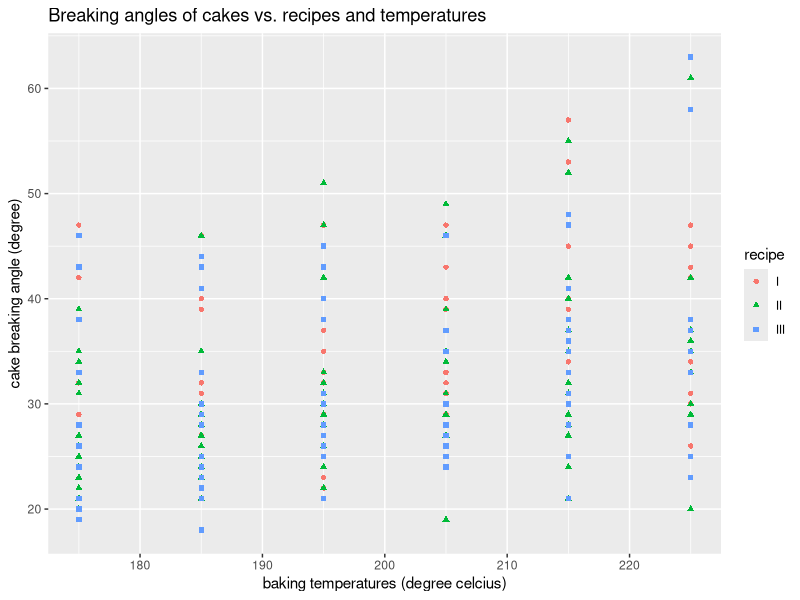

Reproduce this figure in R. (Note: this script raises an error after producing the figure.)
dexpgamma <- function(x, shape, rate, log = FALSE) {
  log_dens <- log(rate) + log(shape) + (shape - 1) * log(x) - (shape + 1) * log(rate + x)
  if (is.na(log_dens)) {
    stop("invalid shape or rate value")
  } else {
    ifelse(log, log_dens, exp(log_dens))
  }
}
dmultiexpgamma <- function(x, shape, rate, log = FALSE) {
  n <- length(y)
  log_dens <- log(rate) + lgamma(n * shape + 1) + (shape - 1) * sum(log(y)) - (n * lgamma(shape) + (n * shape + 1) * log(rate + sum(y)))
  if (is.na(log_dens)) {
    stop("invalid shape or rate value")
  } else {
    ifelse(log, log_dens, exp(log_dens))
  }
}

############
# example 1: y=3.4, shape=1, rate=1
###########
# model structure: hyperparameter lambda -> parameter Beta -> observation 3.4
# "observed" data from gamma likelihood
y = 3.4

# hyperparameters
alpha = 1
lambda = 1

# moment generating function for exponential prior
mgf <- function(t, lambda) {
  lambda / (lambda - t)
}
mgf_first_derivative <- function(t, lambda) {
  mgf(t, lambda) / (lambda - t)
}

# mgf marginalisation
marginal_likelihood <- function(y, t, alpha, lambda) {
  mgf_first_derivative(t, lambda) *
    exp(sum((alpha - 1) * log(y) - lgamma(alpha)))
}
(m <- marginal_likelihood(y, t = -y, alpha = alpha, lambda = lambda))

# verification using exponential-gamma distribution
dexpgamma(3.4, 1, 1) == m

#########################
############
# example 2: y=(0.4, 2.2), shape=(1.5, 2), rate=0.9
###########
# model structure: hyperparameter lambda -> parameter Beta[1] -> observation 0.4
#                                                     Beta[2] -> observation 2.2
# "observed" data from gamma likelihood
y = c(0.4, 2.2)

# hyperparameters
alpha = c(1.5, 2)
lambda = 0.9

# moment generating function for exponential prior
mgf <- function(t, lambda) {
  lambda / (lambda - t)
}
mgf_first_derivative <- function(t, lambda) {
  mgf(t, lambda) / (lambda - t)
}
mgf_second_derivative <- function(t, lambda) {
  mgf_first_derivative(t, lambda) * (2 / (lambda - t))
}

# using Riemann-Liouville fractional derivative with lower limit of -Inf
mgf_1.5_derivative <- function(t, lambda) {
  0.5 * 1.5 * lambda * pi * (lambda - t)^-2.5 / gamma(0.5)
}

# mgf marginalisation
marginal_likelihood <- function(y, t, alpha, lambda) {
  mgf_1.5_derivative(t[1], lambda) *
    mgf_second_derivative(t[2], lambda) *
    exp(sum((alpha - 1) * log(y) - lgamma(alpha)))
}
(m <- marginal_likelihood(y, t = -y, alpha = alpha, lambda = lambda))

# verification using exponential-gamma distribution
round(dexpgamma(y[1], alpha[1], lambda) * dexpgamma(y[2], alpha[2], lambda), 15) == round(m, 15)

#########################
############
# example 3: y=(0.7, 2.3, 3.6), shape=2.5, rate=0.9
###########
# model structure: hyperparameter lambda -> parameter Beta -> observation 2.7
#                                                                         3.3
#                                                                         3.6
# "observed" data from gamma likelihood
y = c(2.7, 3.3, 3.6)

# hyperparameters
alpha = 0.5
lambda = 1.1

# moment generating function for exponential prior
mgf_0.5_derivative <- function(t, lambda) {
  0.5 * lambda * pi * (lambda - t)^-1.5 / gamma(0.5)
}
mgf_1.5_derivative <- function(t, lambda) {
  1.5 * 0.5 * lambda * pi * (lambda - t)^-2.5 / gamma(0.5)
}

# mgf marginalisation
marginal_likelihood <- function(y, t, alpha, lambda) {
  n <- length(y)
  mgf_1.5_derivative(t, lambda) *
    exp(sum((alpha - 1) * log(y)) - n * lgamma(alpha))
}
(m <- marginal_likelihood(y, t = -sum(y), alpha = alpha, lambda = lambda))

# verification using compound gamma
round(dmultiexpgamma(y, alpha, lambda), 18) == round(m, 18)

#############################
##############
# example 4: cake baking
##############
# design matrices
Xbold_mat <- cbind(matrix(rep(175 + 10*(0:5), each = 45), ncol = 6))
Xbold <- c(Xbold_mat)
rbold <- cbind(c(rep(1, 15), rep(0, 30)),
               c(rep(0, 15), rep(1, 15), rep(0, 15)),
               c(rep(0, 30), rep(1, 15)))
# responses
ybold_mat <- 
  rbind(c(42, 46, 47, 39, 53, 42), # recipe 1
        c(47, 29, 35, 47, 57, 45),
        c(32, 32, 37, 43, 45, 45),
        c(26, 32, 35, 24, 39, 26),
        c(28, 30, 31, 37, 41, 47),
        c(24, 22, 22, 29, 35, 26),
        c(26, 23, 25, 27, 33, 35),
        c(24, 33, 23, 32, 31, 34),
        c(24, 27, 28, 33, 34, 23),
        c(24, 33, 27, 31, 30, 33),
        c(33, 39, 33, 28, 33, 30),
        c(28, 31, 27, 39, 35, 43),
        c(29, 28, 31, 29, 37, 33),
        c(24, 40, 29, 40, 40, 31),
        c(26, 28, 32, 25, 37, 33),
        c(39, 46, 51, 49, 55, 42), # recipe 2
        c(35, 46, 47, 39, 52, 61),
        c(34, 30, 42, 35, 42, 35),
        c(25, 26, 28, 46, 37, 37),
        c(31, 30, 29, 35, 40, 36),
        c(24, 29, 29, 29, 24, 35),
        c(22, 25, 26, 26, 29, 36),
        c(26, 23, 24, 31, 27, 37),
        c(27, 26, 32, 28, 32, 33),
        c(21, 24, 24, 27, 37, 30),
        c(20, 27, 33, 31, 28, 33),
        c(23, 28, 31, 34, 31, 29),
        c(32, 35, 30, 27, 35, 30),
        c(23, 25, 22, 19, 21, 35),
        c(21, 21, 28, 26, 27, 20),
        c(46, 44, 45, 46, 48, 63), # recipe 3
        c(43, 43, 43, 46, 47, 58),
        c(33, 24, 40, 37, 41, 38),
        c(38, 41, 38, 30, 36, 35),
        c(21, 25, 31, 35, 33, 23),
        c(24, 33, 30, 30, 37, 35),
        c(20, 21, 31, 24, 30, 33),
        c(24, 23, 21, 24, 21, 35),
        c(24, 18, 21, 26, 28, 28),
        c(26, 28, 27, 27, 35, 35),
        c(28, 25, 26, 25, 38, 28), 
        c(24, 30, 28, 35, 33, 28),
        c(28, 29, 43, 28, 33, 37),
        c(19, 22, 27, 25, 25, 35),
        c(21, 28, 25, 25, 31, 25))
ybold <- c(ybold_mat)
df <- data.frame(cbind(ybold, Xbold, rep(1:3, each = 15)))
df[, 4] <- (df[, 3] == 2) * df[, 2]
df[, 5] <- (df[, 3] == 3) * df[, 2]
colnames(df) <- c("angle", "temperature", "recipe", "recipe_2_interact", "recipe_3_interact")
designXbold <- df[, c(2, 4, 5)]

# plotting the observations
library(ggplot2)
ggplot(data = df, mapping = aes(x = temperature, y = angle, colour = as.character(recipe), shape = as.character(recipe))) +
  geom_point() +
  scale_colour_discrete(name = "recipe", labels = c("I", "II", "III")) +
  scale_shape_discrete(name = "recipe", labels = c("I", "II", "III")) +
  labs(title = "Breaking angles of cakes vs. recipes and temperatures",
       x = "baking temperatures (degree celcius)",
       y = "cake breaking angle (degree)")

# marginal likelihoods
log_marginal_likelihood <- function(abold, xi, alpha, ybold, rbold, Xbold) {
  m <- nrow(ybold)
  n <- ncol(rbold)
  log_bzeta <- -Xbold %*% abold
  log_front <- m * alpha * log(alpha) - m * lgamma(alpha) + (alpha - 1) * sum(log(ybold)) + alpha * sum(log_bzeta) +
    n * lgamma(m * alpha / n + xi + 1) - n * lgamma(xi + 1)
  log_mgf_fraction <- (xi + 1) * log(xi) - (m*alpha/n + xi + 1) * log(xi + alpha * ybold * rep(exp(log_bzeta)) %*% rbold)
  log_front + sum(log_mgf_fraction)
}



# maximum marginal likelihood estimates for fixed effects
optim(par = rep(0, 6), 
      fn = function(abold) -log_marginal_likelihood(abold, xi = 219.1, alpha = 52, ybold = ybold, rbold = rbold, Xbold = designXbold),
      hessian = TRUE)
